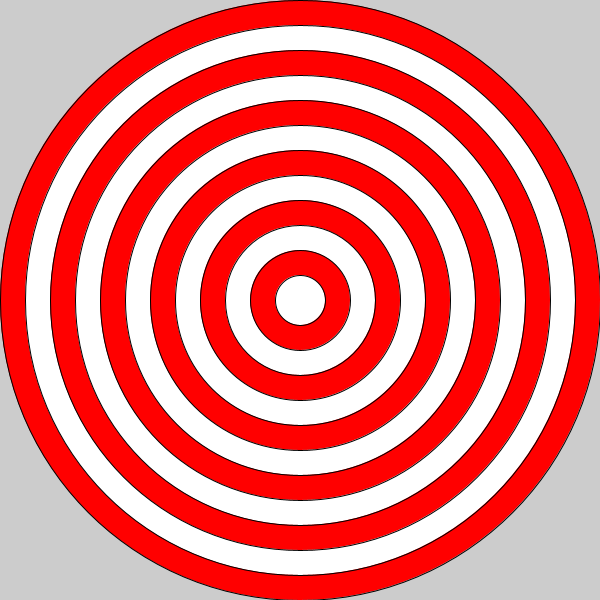
Frame 1 (no input)
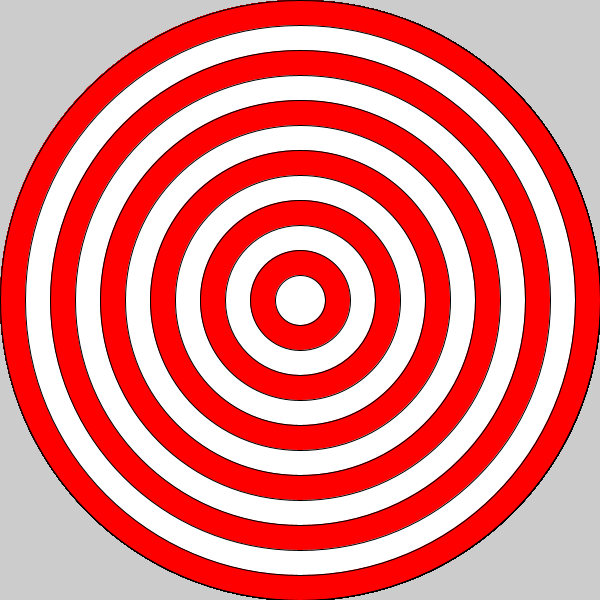
Frame 60 (the mouse pressed at the canvas centre just before this capture)
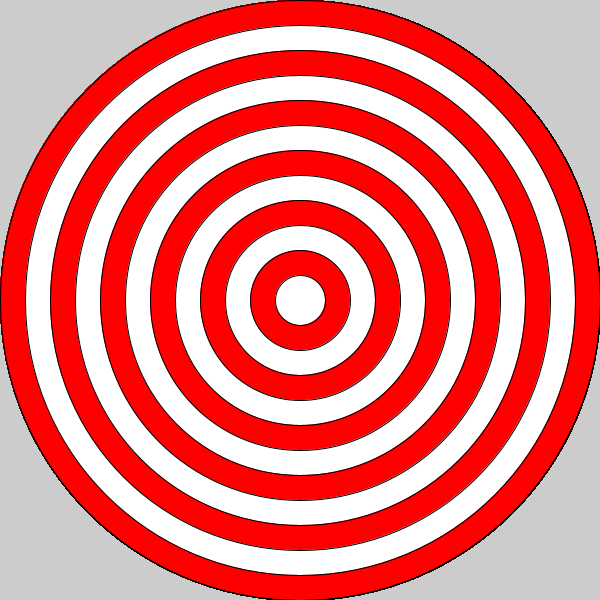
Frame 120 (the mouse held since frame 60 and released just before this capture)

The Processing sketch that drew these frames (run headless with seeded random() and noise(); from frame 60 on, the mouse is pressed at the canvas centre):

// Processing sketch: bullseye
// ── bullseye.pde
void setup() {
  size(600,600);
}

void draw() {
  translate(width/2, height/2);
  for (int r = width; r > 0; r -= 50) {
    if (r % 100 == 0)
      fill (255,0,0);
    else
      fill(255);
    ellipse(0,0, r,r);
  }
}
